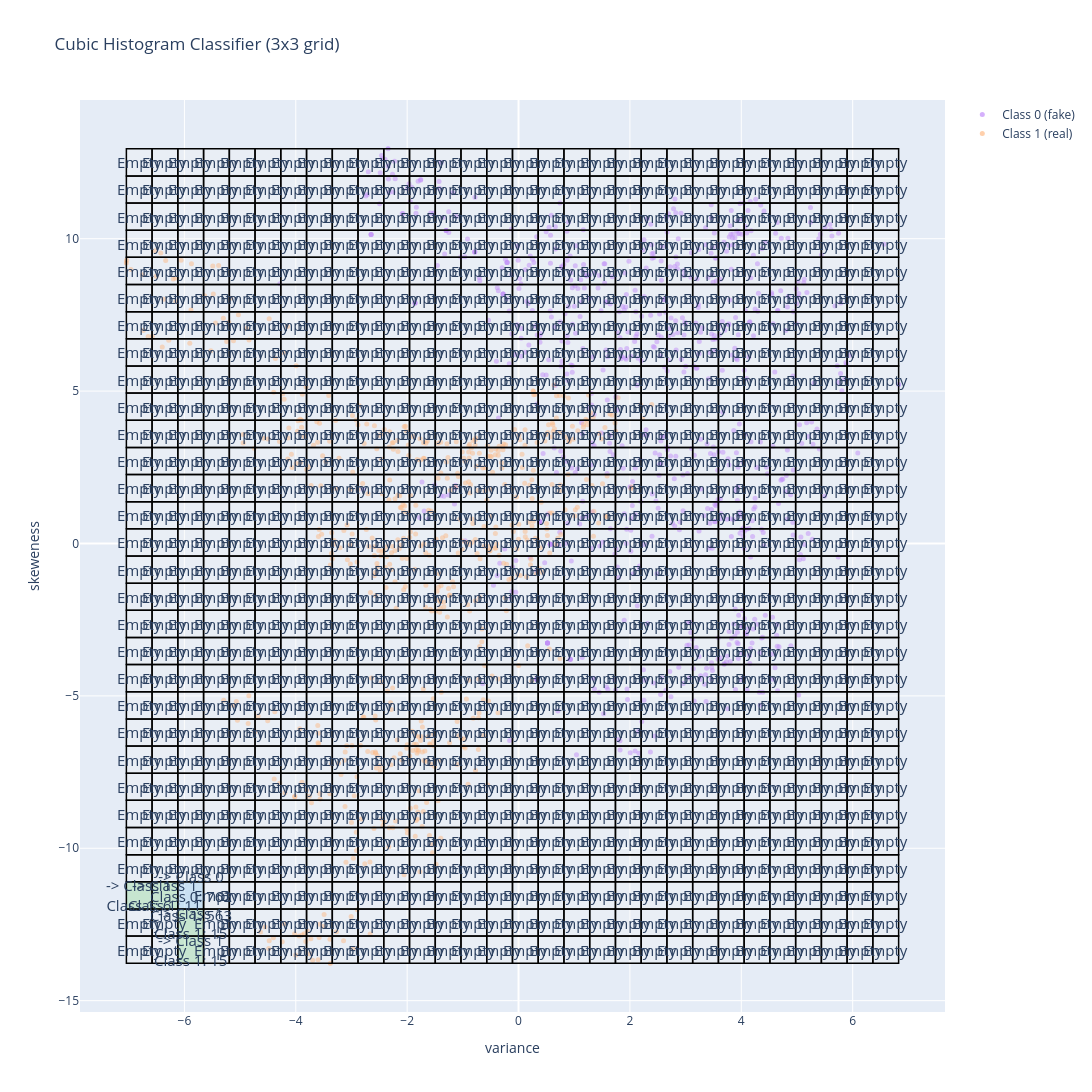

The notebook cell this image was saved under:
### Code cell
for i in tqdm(range(N_BINS), desc="Going though rows from top"):
    for j in tqdm(range(N_BINS), desc="Going through collumns from left"):
        x0, x1 = x_edges[i], x_edges[i + 1]
        y0, y1 = y_edges[j], y_edges[j + 1]
        
        cell_class = cell_classes[(i,j)]
        counts = cell_counts_in_the_grid.get((i,j), {})
        
        if counts is not None:
            count_str = "<br>".join([f"Class {k}: {v}" for k, v in sorted(counts.items())])
            label = f"-> Class {cell_class}<br>{count_str}"
        else:
            count_str = ""
            label = "Empty"
                
        hover_txt = f"Cell ({i},{j})<br>Assigned: Class {cell_class}<br>{count_str}"
        
        fig.add_shape(
            type="rect",
            x0=x0, x1=x1, y0=y0, y1=y1,
            fillcolor=cell_colors[cell_class],
            line=dict(color="black", width=1.5)
        )
        label = f"-> Class {cell_class}<br>{count_str}" if cell_class is not None else "Empty"
        fig.add_annotation(
            x=(x0 + x1) / 2,
            y=(y0 + y1) / 2,
            text=label,
            showarrow=False,
            font=dict(size=15),
            align="center"
        )
        fig.add_trace(go.Scatter(
            x=[(x0 + x1) / 2],
            y=[(y0 + y1) / 2],
            mode="markers",
            marker=dict(size=0.1, opacity=0),
            hovertemplate=hover_txt + "<extra><extra>",
            showlegend=False
        ))
        
 
class_styles = {
    0: dict(color=color_palette[3], name="Class 0 (fake)"),
    1: dict(color=color_palette[4], name="Class 1 (real)")
}

for cell_class, class_style in class_styles.items():
    mask = labels == cell_class
    fig.add_trace(go.Scatter(
        x=X[mask],
        y=Y[mask],
        mode="markers",
        marker=dict(color=class_style["color"], opacity=0.5, size=5),
        name=class_style["name"],
    ))    
    
fig.update_layout(
    title="Cubic Histogram Classifier (3x3 grid)",
    xaxis_title=feat_x,
    yaxis_title=feat_y,
    legend=dict(x=1.02, y=1),
    width=8000,
    height=7000,
)
fig.show()
